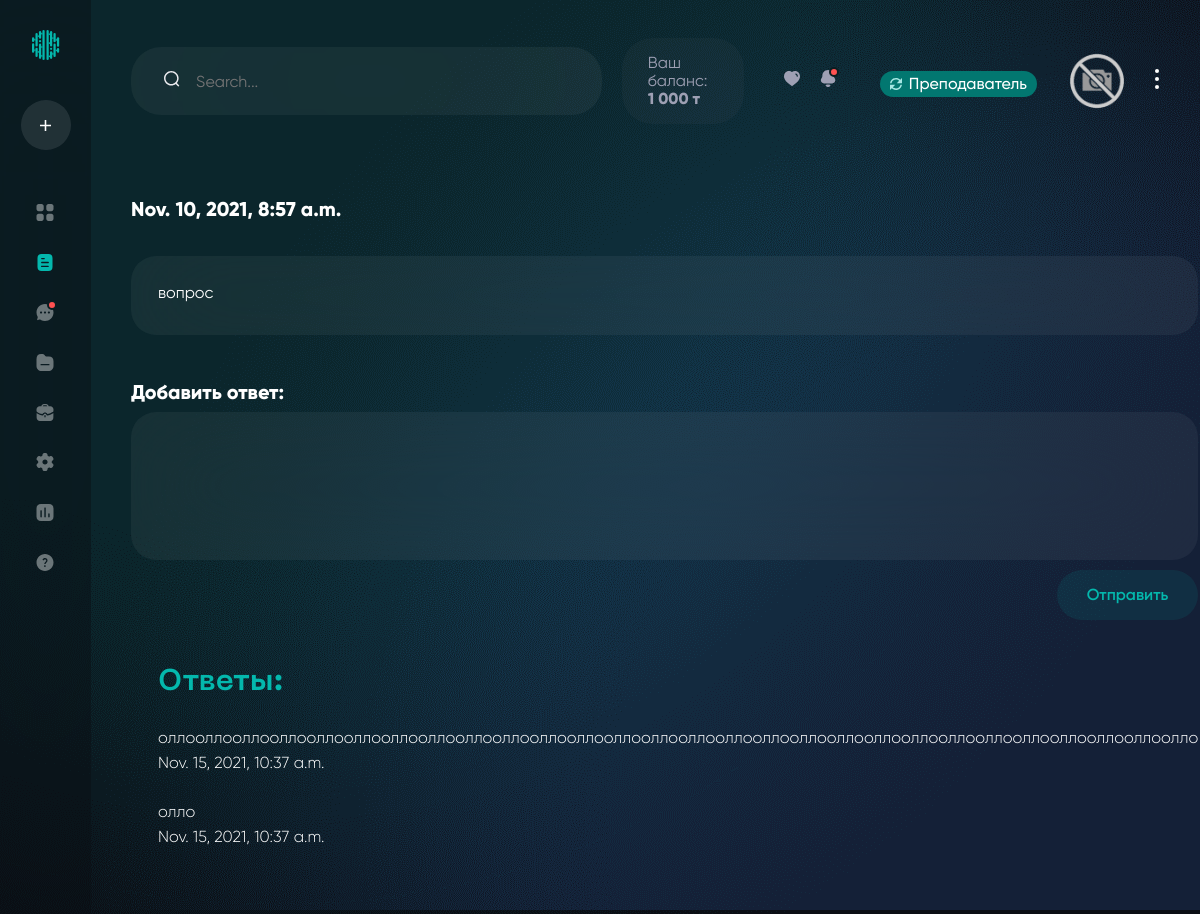
Page /en/news/question_detail/3/ on the committed database.
### forum/models.py (models this page shows)
class Question(models.Model):
	title = models.CharField(max_length=255)
	author = models.ForeignKey(User, on_delete=models.CASCADE)
	created = models.DateTimeField(auto_now_add=True)
	views = models.IntegerField(default=0)
	class Meta:
		ordering = ['-created']

class AnswerToQuestion(models.Model):
	question = models.ForeignKey(Question, on_delete=models.CASCADE, related_name='answers_to_question')
	title = models.TextField()
	created = models.DateTimeField(auto_now_add=True)
	user = models.ForeignKey(User, on_delete=models.CASCADE)
	class Meta:
		ordering = ['-created']

### forum/views.py (the view, shortened to what this page needs)
# urls.py: path('question_detail/<pk>/', question_detail, name='question_detail'),
def question_detail(request, pk):
	template = 'auth_pages/question.html'
	question = Question.objects.get(pk=pk)
	question.views += 1
	question.save()
	context = {
		'question': question,
	}
	return render(request, template, context)

### templates/auth_pages/question.html (shortened to what this page needs)
{% extends 'auth_index.html' %}
{% load static %}
{% block content %}
  <main class="main-task-item">
    <div class="sides">
      <div class="lft">
        <div class="main-task-item__block">
          <div class="item__task"><span>{{ question.created }}</span>
          </div>
          <div class="item__answer">
            <p>{{ question.title }}</p>
          </div>
          <form action="." method="post" class="item__comment">
            <h3>Добавить ответ:</h3>
            <textarea name="title"></textarea>
            <div class="comment__bottom">
              <button type="submit">Отправить</button>
            </div>
          </form>
          <div class="item__comment_sent">
          	<h2>Ответы:</h2>
          	<br>
            {% for i in question.answers_to_question.all %}
	            <p>{{ i.title }}<br>{{ i.created }}</p>
            {% endfor %}
          </div>
        </div>
      </div>
    </div>
  </main>
{% endblock %}

### rows in the picture
Question: created "Nov. 10, 2021, 8:57 a.m.", title "вопрос"
AnswerToQuestion: title "оллооллооллооллооллооллооллооллооллооллооллооллооллооллооллооллооллооллооллооллооллооллооллооллооллооллооллоолло", created "Nov. 15, 2021, 10:37 a.m."
AnswerToQuestion: title "олло", created "Nov. 15, 2021, 10:37 a.m."
